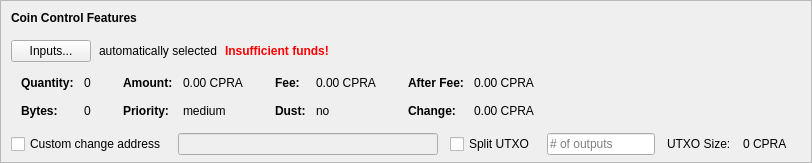
    <widget class="QFrame" name="frameCoinControl">
     <property name="sizePolicy">
      <sizepolicy hsizetype="Expanding" vsizetype="Expanding">
       <horstretch>0</horstretch>
       <verstretch>0</verstretch>
      </sizepolicy>
     </property>
     <property name="maximumSize">
      <size>
       <width>16777215</width>
       <height>16777215</height>
      </size>
     </property>
     <property name="frameShape">
      <enum>QFrame::StyledPanel</enum>
     </property>
     <property name="frameShadow">
      <enum>QFrame::Sunken</enum>
     </property>
     <layout class="QVBoxLayout" name="verticalLayoutCoinControl2">
      <property name="spacing">
       <number>0</number>
      </property>
      <property name="leftMargin">
       <number>0</number>
      </property>
      <property name="topMargin">
       <number>0</number>
      </property>
      <property name="rightMargin">
       <number>0</number>
      </property>
      <property name="bottomMargin">
       <number>6</number>
      </property>
      <item>
       <layout class="QVBoxLayout" name="verticalLayoutCoinControl" stretch="0,0,0,0,1">
        <property name="spacing">
         <number>0</number>
        </property>
        <property name="leftMargin">
         <number>10</number>
        </property>
        <property name="topMargin">
         <number>10</number>
        </property>
        <item>
         <layout class="QHBoxLayout" name="horizontalLayoutCoinControl1">
          <property name="bottomMargin">
           <number>15</number>
          </property>
          <item>
           <widget class="QLabel" name="labelCoinControlFeatures">
            <property name="sizePolicy">
             <sizepolicy hsizetype="Preferred" vsizetype="Maximum">
              <horstretch>0</horstretch>
              <verstretch>0</verstretch>
             </sizepolicy>
            </property>
            <property name="font">
             <font>
              <weight>75</weight>
              <bold>true</bold>
             </font>
            </property>
            <property name="styleSheet">
             <string notr="true">font-weight:bold;</string>
            </property>
            <property name="text">
             <string>Coin Control Features</string>
            </property>
           </widget>
          </item>
         </layout>
        </item>
        <item>
         <layout class="QHBoxLayout" name="horizontalLayoutCoinControl2" stretch="0,0,0,0">
          <property name="spacing">
           <number>8</number>
          </property>
          <property name="bottomMargin">
           <number>10</number>
          </property>
          <item>
           <widget class="QPushButton" name="pushButtonCoinControl">
            <property name="styleSheet">
             <string notr="true"/>
            </property>
            <property name="text">
             <string>Inputs...</string>
            </property>
            <property name="autoDefault">
             <bool>false</bool>
            </property>
           </widget>
          </item>
          <item>
           <widget class="QLabel" name="labelCoinControlAutomaticallySelected">
            <property name="text">
             <string>automatically selected</string>
            </property>
            <property name="margin">
             <number>5</number>
            </property>
           </widget>
          </item>
          <item>
           <widget class="QLabel" name="labelCoinControlInsuffFunds">
            <property name="font">
             <font>
              <weight>75</weight>
              <bold>true</bold>
             </font>
            </property>
            <property name="styleSheet">
             <string notr="true">color:red;font-weight:bold;</string>
            </property>
            <property name="text">
             <string>Insufficient funds!</string>
            </property>
            <property name="margin">
             <number>5</number>
            </property>
           </widget>
          </item>
          <item>
           <spacer name="horizontalSpacerCoinControl">
            <property name="orientation">
             <enum>Qt::Horizontal</enum>
            </property>
            <property name="sizeHint" stdset="0">
             <size>
              <width>40</width>
              <height>1</height>
             </size>
            </property>
           </spacer>
          </item>
         </layout>
        </item>
        <item>
         <widget class="QWidget" name="widgetCoinControl" native="true">
          <property name="sizePolicy">
           <sizepolicy hsizetype="Preferred" vsizetype="Preferred">
            <horstretch>0</horstretch>
            <verstretch>0</verstretch>
           </sizepolicy>
          </property>
          <property name="minimumSize">
           <size>
            <width>0</width>
            <height>0</height>
           </size>
          </property>
          <property name="styleSheet">
           <string notr="true"/>
          </property>
          <layout class="QHBoxLayout" name="horizontalLayoutCoinControl5">
           <property name="leftMargin">
            <number>0</number>
           </property>
           <property name="topMargin">
            <number>0</number>
           </property>
           <property name="rightMargin">
            <number>0</number>
           </property>
           <property name="bottomMargin">
            <number>0</number>
           </property>
           <item>
            <layout class="QHBoxLayout" name="horizontalLayoutCoinControl3" stretch="0,0,0,1">
             <property name="spacing">
              <number>20</number>
             </property>
             <property name="topMargin">
              <number>0</number>
             </property>
             <property name="bottomMargin">
              <number>10</number>
             </property>
             <item>
              <layout class="QFormLayout" name="formLayoutCoinControl1">
               <property name="horizontalSpacing">
                <number>10</number>
               </property>
               <property name="verticalSpacing">
                <number>14</number>
               </property>
               <property name="leftMargin">
                <number>10</number>
               </property>
               <property name="topMargin">
                <number>4</number>
               </property>
               <property name="rightMargin">
                <number>6</number>
               </property>
               <item row="0" column="0">
                <widget class="QLabel" name="labelCoinControlQuantityText">
                 <property name="font">
                  <font>
                   <weight>75</weight>
                   <bold>true</bold>
                  </font>
                 </property>
                 <property name="text">
                  <string>Quantity:</string>
                 </property>
                 <property name="margin">
                  <number>0</number>
                 </property>
                </widget>
               </item>
               <item row="0" column="1">
                <widget class="QLabel" name="labelCoinControlQuantity">
                 <property name="cursor">
                  <cursorShape>IBeamCursor</cursorShape>
                 </property>
                 <property name="contextMenuPolicy">
                  <enum>Qt::ActionsContextMenu</enum>
                 </property>
                 <property name="text">
                  <string notr="true">0</string>
                 </property>
                 <property name="margin">
                  <number>0</number>
                 </property>
                 <property name="textInteractionFlags">
                  <set>Qt::LinksAccessibleByMouse|Qt::TextSelectableByKeyboard|Qt::TextSelectableByMouse</set>
                 </property>
                </widget>
               </item>
               <item row="1" column="0">
                <widget class="QLabel" name="labelCoinControlBytesText">
                 <property name="font">
                  <font>
                   <weight>75</weight>
                   <bold>true</bold>
                  </font>
                 </property>
                 <property name="text">
                  <string>Bytes:</string>
                 </property>
                </widget>
               </item>
               <item row="1" column="1">
                <widget class="QLabel" name="labelCoinControlBytes">
                 <property name="cursor">
                  <cursorShape>IBeamCursor</cursorShape>
                 </property>
                 <property name="contextMenuPolicy">
                  <enum>Qt::ActionsContextMenu</enum>
                 </property>
                 <property name="text">
                  <string notr="true">0</string>
                 </property>
                 <property name="textInteractionFlags">
                  <set>Qt::LinksAccessibleByMouse|Qt::TextSelectableByKeyboard|Qt::TextSelectableByMouse</set>
                 </property>
                </widget>
               </item>
              </layout>
             </item>
             <item>
              <layout class="QFormLayout" name="formLayoutCoinControl2">
               <property name="horizontalSpacing">
                <number>10</number>
               </property>
               <property name="verticalSpacing">
                <number>14</number>
               </property>
               <property name="leftMargin">
                <number>6</number>
               </property>
               <property name="topMargin">
                <number>4</number>
               </property>
               <property name="rightMargin">
                <number>6</number>
               </property>
               <item row="0" column="0">
                <widget class="QLabel" name="labelCoinControlAmountText">
                 <property name="font">
                  <font>
                   <weight>75</weight>
                   <bold>true</bold>
                  </font>
                 </property>
                 <property name="text">
                  <string>Amount:</string>
                 </property>
                 <property name="margin">
                  <number>0</number>
                 </property>
                </widget>
               </item>
               <item row="0" column="1">
                <widget class="QLabel" name="labelCoinControlAmount">
                 <property name="cursor">
                  <cursorShape>IBeamCursor</cursorShape>
                 </property>
                 <property name="contextMenuPolicy">
                  <enum>Qt::ActionsContextMenu</enum>
                 </property>
                 <property name="text">
                  <string notr="true">0.00 CPRA</string>
                 </property>
                 <property name="textInteractionFlags">
                  <set>Qt::LinksAccessibleByMouse|Qt::TextSelectableByKeyboard|Qt::TextSelectableByMouse</set>
                 </property>
                </widget>
               </item>
               <item row="1" column="0">
                <widget class="QLabel" name="labelCoinControlPriorityText">
                 <property name="font">
                  <font>
                   <weight>75</weight>
                   <bold>true</bold>
                  </font>
                 </property>
                 <property name="text">
                  <string>Priority:</string>
                 </property>
                </widget>
               </item>
               <item row="1" column="1">
                <widget class="QLabel" name="labelCoinControlPriority">
                 <property name="cursor">
                  <cursorShape>IBeamCursor</cursorShape>
                 </property>
                 <property name="contextMenuPolicy">
                  <enum>Qt::ActionsContextMenu</enum>
                 </property>
                 <property name="text">
                  <string>medium</string>
                 </property>
                 <property name="textInteractionFlags">
                  <set>Qt::LinksAccessibleByMouse|Qt::TextSelectableByKeyboard|Qt::TextSelectableByMouse</set>
                 </property>
                </widget>
               </item>
              </layout>
             </item>
             <item>
              <layout class="QFormLayout" name="formLayoutCoinControl3">
               <property name="horizontalSpacing">
                <number>10</number>
               </property>
               <property name="verticalSpacing">
                <number>14</number>
               </property>
               <property name="leftMargin">
                <number>6</number>
               </property>
               <property name="topMargin">
                <number>4</number>
               </property>
               <property name="rightMargin">
                <number>6</number>
               </property>
               <item row="0" column="0">
                <widget class="QLabel" name="labelCoinControlFeeText">
                 <property name="font">
                  <font>
                   <weight>75</weight>
                   <bold>true</bold>
                  </font>
                 </property>
                 <property name="text">
                  <string>Fee:</string>
                 </property>
                 <property name="margin">
                  <number>0</number>
                 </property>
                </widget>
               </item>
               <item row="0" column="1">
                <widget class="QLabel" name="labelCoinControlFee">
                 <property name="cursor">
                  <cursorShape>IBeamCursor</cursorShape>
                 </property>
                 <property name="contextMenuPolicy">
                  <enum>Qt::ActionsContextMenu</enum>
                 </property>
                 <property name="text">
                  <string notr="true">0.00 CPRA</string>
                 </property>
                 <property name="textInteractionFlags">
                  <set>Qt::LinksAccessibleByMouse|Qt::TextSelectableByKeyboard|Qt::TextSelectableByMouse</set>
                 </property>
                </widget>
               </item>
               <item row="1" column="0">
                <widget class="QLabel" name="labelCoinControlLowOutputText">
                 <property name="font">
                  <font>
                   <weight>75</weight>
                   <bold>true</bold>
                  </font>
                 </property>
                 <property name="text">
                  <string>Dust:</string>
                 </property>
                </widget>
               </item>
               <item row="1" column="1">
                <widget class="QLabel" name="labelCoinControlLowOutput">
                 <property name="cursor">
                  <cursorShape>IBeamCursor</cursorShape>
                 </property>
                 <property name="contextMenuPolicy">
                  <enum>Qt::ActionsContextMenu</enum>
                 </property>
                 <property name="text">
                  <string>no</string>
                 </property>
                 <property name="textInteractionFlags">
                  <set>Qt::LinksAccessibleByMouse|Qt::TextSelectableByKeyboard|Qt::TextSelectableByMouse</set>
                 </property>
                </widget>
               </item>
              </layout>
             </item>
             <item>
              <layout class="QFormLayout" name="formLayoutCoinControl4">
               <property name="horizontalSpacing">
                <number>10</number>
               </property>
               <property name="verticalSpacing">
                <number>14</number>
               </property>
               <property name="leftMargin">
                <number>6</number>
               </property>
               <property name="topMargin">
                <number>4</number>
               </property>
               <property name="rightMargin">
                <number>6</number>
               </property>
               <item row="0" column="0">
                <widget class="QLabel" name="labelCoinControlAfterFeeText">
                 <property name="font">
                  <font>
                   <weight>75</weight>
                   <bold>true</bold>
                  </font>
                 </property>
                 <property name="text">
                  <string>After Fee:</string>
                 </property>
                 <property name="margin">
                  <number>0</number>
                 </property>
                </widget>
               </item>
               <item row="0" column="1">
                <widget class="QLabel" name="labelCoinControlAfterFee">
                 <property name="cursor">
                  <cursorShape>IBeamCursor</cursorShape>
                 </property>
                 <property name="contextMenuPolicy">
                  <enum>Qt::ActionsContextMenu</enum>
                 </property>
                 <property name="text">
                  <string notr="true">0.00 CPRA</string>
                 </property>
                 <property name="textInteractionFlags">
                  <set>Qt::LinksAccessibleByMouse|Qt::TextSelectableByKeyboard|Qt::TextSelectableByMouse</set>
                 </property>
                </widget>
               </item>
               <item row="1" column="0">
                <widget class="QLabel" name="labelCoinControlChangeText">
                 <property name="font">
                  <font>
                   <weight>75</weight>
                   <bold>true</bold>
                  </font>
                 </property>
                 <property name="text">
                  <string>Change:</string>
                 </property>
                </widget>
               </item>
               <item row="1" column="1">
                <widget class="QLabel" name="labelCoinControlChange">
                 <property name="cursor">
                  <cursorShape>IBeamCursor</cursorShape>
                 </property>
                 <property name="contextMenuPolicy">
                  <enum>Qt::ActionsContextMenu</enum>
                 </property>
                 <property name="text">
                  <string notr="true">0.00 CPRA</string>
                 </property>
                 <property name="textInteractionFlags">
                  <set>Qt::LinksAccessibleByMouse|Qt::TextSelectableByKeyboard|Qt::TextSelectableByMouse</set>
                 </property>
                </widget>
               </item>
              </layout>
             </item>
            </layout>
           </item>
          </layout>
         </widget>
        </item>
        <item>
         <layout class="QHBoxLayout" name="horizontalLayoutCoinControl4" stretch="0,0,0,0,0,0,0">
          <property name="spacing">
           <number>12</number>
          </property>
          <property name="sizeConstraint">
           <enum>QLayout::SetDefaultConstraint</enum>
          </property>
          <property name="topMargin">
           <number>5</number>
          </property>
          <property name="rightMargin">
           <number>5</number>
          </property>
          <item>
           <widget class="QCheckBox" name="checkBoxCoinControlChange">
            <property name="toolTip">
             <string>If this is activated, but the change address is empty or invalid, change will be sent to a newly generated address.</string>
            </property>
            <property name="text">
             <string>Custom change address</string>
            </property>
           </widget>
          </item>
          <item>
           <widget class="QValidatedLineEdit" name="lineEditCoinControlChange">
            <property name="enabled">
             <bool>false</bool>
            </property>
            <property name="sizePolicy">
             <sizepolicy hsizetype="Expanding" vsizetype="Fixed">
              <horstretch>0</horstretch>
              <verstretch>0</verstretch>
             </sizepolicy>
            </property>
           </widget>
          </item>
          <item>
           <widget class="QCheckBox" name="splitBlockCheckBox">
            <property name="text">
             <string>Split UTXO</string>
            </property>
           </widget>
          </item>
          <item>
           <widget class="QLineEdit" name="splitBlockLineEdit">
            <property name="sizePolicy">
             <sizepolicy hsizetype="Fixed" vsizetype="Fixed">
              <horstretch>50</horstretch>
              <verstretch>0</verstretch>
             </sizepolicy>
            </property>
            <property name="placeholderText">
             <string># of outputs</string>
            </property>
           </widget>
          </item>
          <item>
           <widget class="QLabel" name="labelBlockSizeText">
            <property name="text">
             <string>UTXO Size:</string>
            </property>
           </widget>
          </item>
          <item>
           <widget class="QLabel" name="labelBlockSize">
            <property name="text">
             <string>0 CPRA</string>
            </property>
           </widget>
          </item>
          <item>
           <widget class="QLabel" name="labelCoinControlChangeLabel">
            <property name="sizePolicy">
             <sizepolicy hsizetype="Preferred" vsizetype="Expanding">
              <horstretch>0</horstretch>
              <verstretch>0</verstretch>
             </sizepolicy>
            </property>
            <property name="minimumSize">
             <size>
              <width>0</width>
              <height>0</height>
             </size>
            </property>
            <property name="text">
             <string/>
            </property>
            <property name="margin">
             <number>3</number>
            </property>
           </widget>
          </item>
         </layout>
        </item>
        <item>
         <spacer name="verticalSpacerCoinControl">
          <property name="orientation">
           <enum>Qt::Vertical</enum>
          </property>
          <property name="sizeHint" stdset="0">
           <size>
            <width>800</width>
            <height>1</height>
           </size>
          </property>
         </spacer>
        </item>
       </layout>
      </item>
     </layout>
    </widget>
